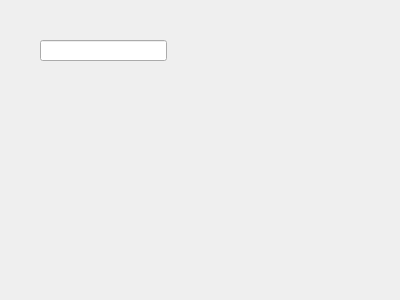
<?xml version="1.0" ?>
<ui version="4.0">
  <class>Form</class>
  <widget class="QWidget" name="Form">
    <property name="geometry">
      <rect>
        <x>0</x>
        <y>0</y>
        <width>400</width>
        <height>300</height>
      </rect>
    </property>
    <property name="windowTitle">
      <string>Form</string>
    </property>
    <widget class="PyDMLineEdit" name="PyDMLineEdit">
      <property name="geometry">
        <rect>
          <x>40</x>
          <y>40</y>
          <width>127</width>
          <height>21</height>
        </rect>
      </property>
      <property name="toolTip">
        <string/>
      </property>
      <property name="channel" stdset="0">
        <string>ca://prj:m1.VAL</string>
      </property>
    </widget>
  </widget>
  <customwidgets>
    <customwidget>
      <class>PyDMLineEdit</class>
      <extends>QLineEdit</extends>
      <header>pydm.widgets.line_edit</header>
    </customwidget>
    <customwidget>
      <class>PyDMLabel</class>
      <extends>QLabel</extends>
      <header>pydm.widgets.label</header>
    </customwidget>
    <customwidget>
      <class>PyDMEmbeddedDisplay</class>
      <extends>QFrame</extends>
      <header>pydm.widgets.embedded_display</header>
    </customwidget>
    <customwidget>
      <class>PyDMImageView</class>
      <extends>QWidget</extends>
      <header>pydm.widgets.image</header>
    </customwidget>
    <customwidget>
      <class>PyDMRelatedDisplayButton</class>
      <extends>QPushButton</extends>
      <header>pydm.widgets.related_display_button</header>
    </customwidget>
  </customwidgets>
</ui>
